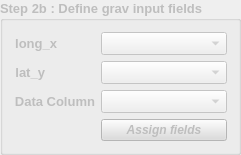
      <widget class="QGroupBox" name="groupBox_9">
       <property name="enabled">
        <bool>false</bool>
       </property>
       <property name="geometry">
        <rect>
         <x>315</x>
         <y>142</y>
         <width>241</width>
         <height>137</height>
        </rect>
       </property>
       <property name="sizePolicy">
        <sizepolicy hsizetype="Expanding" vsizetype="Expanding">
         <horstretch>0</horstretch>
         <verstretch>0</verstretch>
        </sizepolicy>
       </property>
       <property name="font">
        <font>
         <pointsize>10</pointsize>
         <weight>75</weight>
         <bold>true</bold>
        </font>
       </property>
       <property name="title">
        <string>Step 2b : Define grav input fields</string>
       </property>
       <layout class="QFormLayout" name="formLayout">
        <item row="0" column="0">
         <widget class="QLabel" name="label_44">
          <property name="enabled">
           <bool>false</bool>
          </property>
          <property name="styleSheet">
           <string notr="true">font-family: Arial; 
font-size: 13px;
</string>
          </property>
          <property name="text">
           <string>long_x</string>
          </property>
          <property name="alignment">
           <set>Qt::AlignRight|Qt::AlignTrailing|Qt::AlignVCenter</set>
          </property>
         </widget>
        </item>
        <item row="0" column="1">
         <widget class="QComboBox" name="comboBox_2">
          <property name="enabled">
           <bool>false</bool>
          </property>
         </widget>
        </item>
        <item row="1" column="0">
         <widget class="QLabel" name="label_45">
          <property name="enabled">
           <bool>false</bool>
          </property>
          <property name="styleSheet">
           <string notr="true">font-family: Arial; 
font-size: 13px;
</string>
          </property>
          <property name="text">
           <string>lat_y</string>
          </property>
          <property name="alignment">
           <set>Qt::AlignRight|Qt::AlignTrailing|Qt::AlignVCenter</set>
          </property>
         </widget>
        </item>
        <item row="1" column="1">
         <widget class="QComboBox" name="comboBox_3">
          <property name="enabled">
           <bool>false</bool>
          </property>
         </widget>
        </item>
        <item row="2" column="0">
         <widget class="QLabel" name="label_47">
          <property name="enabled">
           <bool>false</bool>
          </property>
          <property name="styleSheet">
           <string notr="true">font-family: Arial; 
font-size: 13px;
</string>
          </property>
          <property name="text">
           <string>Data Column</string>
          </property>
          <property name="alignment">
           <set>Qt::AlignRight|Qt::AlignTrailing|Qt::AlignVCenter</set>
          </property>
         </widget>
        </item>
        <item row="2" column="1">
         <widget class="QComboBox" name="comboBox_4">
          <property name="enabled">
           <bool>false</bool>
          </property>
         </widget>
        </item>
        <item row="3" column="1">
         <widget class="QPushButton" name="pushButton_9">
          <property name="enabled">
           <bool>false</bool>
          </property>
          <property name="styleSheet">
           <string notr="true">background-color: rgb(220, 220, 220);
font-weight: bold;
font-style: italic;
font-family: Arial;  
font-size: 12px;</string>
          </property>
          <property name="text">
           <string>Assign fields</string>
          </property>
         </widget>
        </item>
       </layout>
      </widget>
